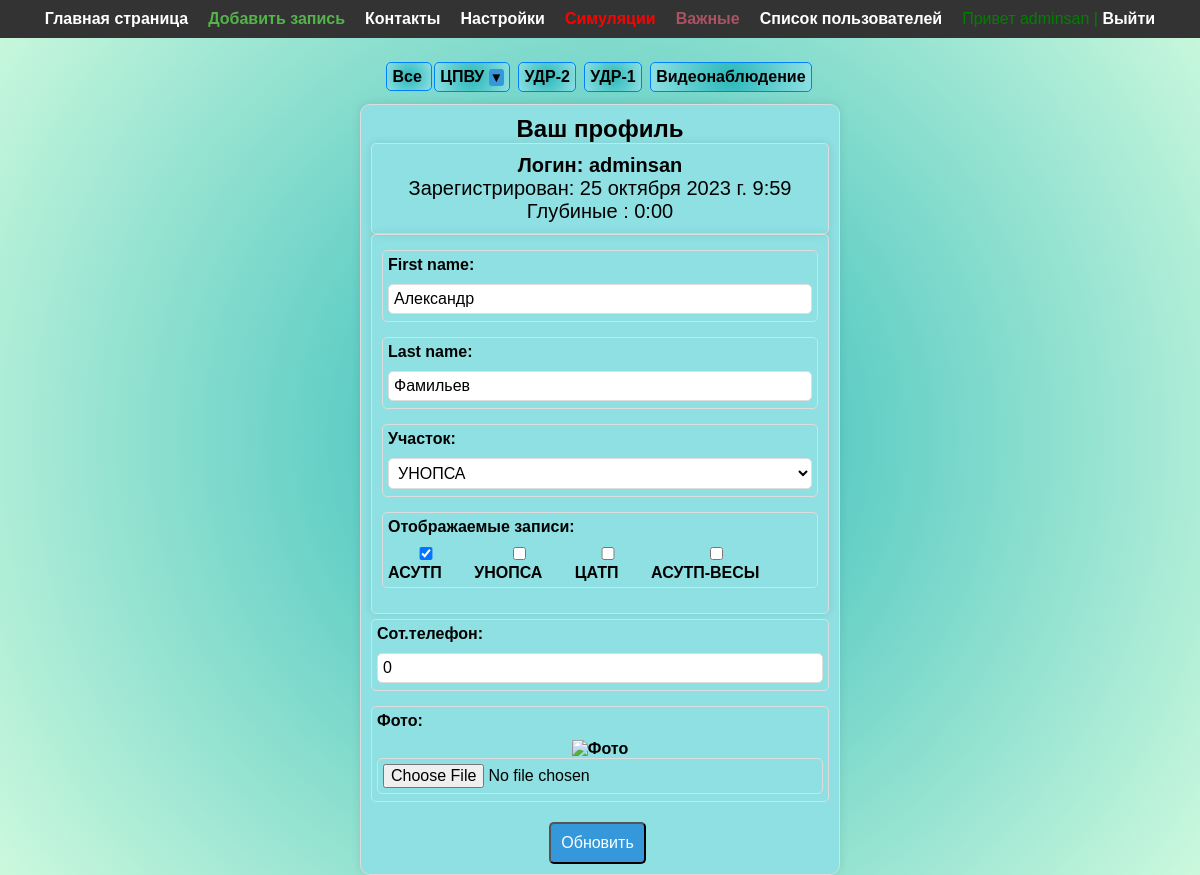
The page /profile/2 (signed in) on the database as committed earlier.
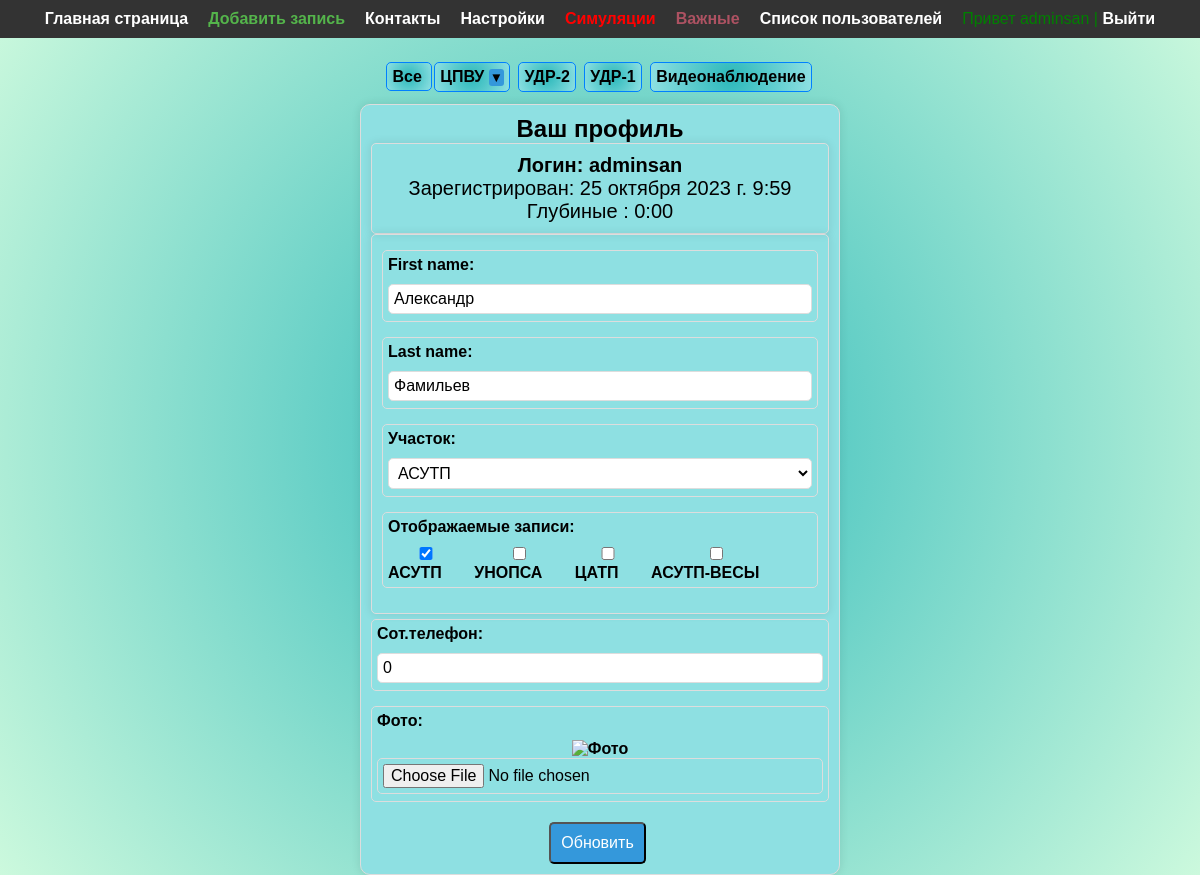
The same page on the database as committed later.
### users/models.py (models this page shows, shortened)
class Profile(models.Model):
    user = models.OneToOneField(User, on_delete=models.CASCADE)
    is_seller = models.BooleanField(default=False)
    rating = models.IntegerField(default=0)
    review = models.TextField(blank=True)
    image = models.ImageField(verbose_name='Аватарка', default='default.jpg', upload_to='profile_pics')
    city = models.CharField(verbose_name='Участок', max_length=3, choices=CITY_CHOICES, blank=True)
    phone = models.IntegerField(default=0, blank=True)
    notifications = models.TextField(blank=True, null=True)
    time_glybinie = models.TimeField(blank=True, null=True)
    city_filter = models.CharField(
        max_length=255,  # Укажите подходящую максимальную длину
        blank=True,
    )

### users/views.py (the view)
# urls.py: path('profile/<int:user_id>', user_views.profile, name='profile'),
def profile(request, user_id):
    user = get_object_or_404(User, id=user_id)
    prof = get_object_or_404(Profile, user=user)
    if request.method == 'POST':
        u_form = UserUpdateForm(request.POST, instance=request.user)
        p_form = ProfileUpdateForm(request.POST, request.FILES, instance=request.user.profile)
        if u_form.is_valid() and p_form.is_valid():
            if 'image' in request.FILES:
                prof.image = request.FILES['image']
            first_name = u_form.cleaned_data.get('first_name')
            last_name = u_form.cleaned_data.get('last_name')
            phone = p_form.cleaned_data.get('phone')
            prof.phone = phone
            selected_cities = p_form.cleaned_data.get('city_filter', [])
            city_filter_value = ",".join(selected_cities)
            prof.city_filter = city_filter_value
            city = request.POST.get('city', '')
            prof.city = city
            p_form.save()
            is_seller = request.POST.get('is_seller', False)
            prof.is_seller = bool(is_seller)
            user.first_name = first_name
            user.last_name = last_name
            user.save()
            prof.save()
            messages.success(request, f'Ваш профиль успешно обновлен.')
            return redirect(f'/profile/{user_id}')
    else:
        u_form = UserUpdateForm(instance=request.user)
        p_form = ProfileUpdateForm(instance=request.user.profile)
    context = {
        'u_form': u_form,
        'p_form': p_form,
        'menu': menu,
        'profile': prof
    }
    return render(request, 'users/profile.html', context)

### users/forms.py
class UserUpdateForm(forms.ModelForm):
    class Meta:
        model = User
        fields = ['first_name', 'last_name']

class ProfileUpdateForm(forms.ModelForm):
    city = forms.ChoiceField(choices=CITY_CHOICES, label='Участок')
    image = forms.ImageField(label='Фото', required=False, widget=ImagePreviewClearableFileInput(attrs={'accept': 'image/*'}))
    phone = forms.IntegerField(required=False, label="Сот.телефон")
    city_filter = forms.MultipleChoiceField(
        required=False,
        widget=forms.CheckboxSelectMultiple,  # Для отображения как чекбоксы
        choices=CITY_CHOICES,  # Ваш список городов
    )
    class Meta:
        model = Profile
        fields = ['city',  'phone', 'image', 'city_filter']

### Blog/context_processors.py (called while the page is built)
def unread_notifications(request):
    if request.user.is_authenticated:
        profile = Profile.objects.get(user=request.user)
        notifications = profile.notifications.split('\n') if profile.notifications else []
        has_unread_notifications = any("Пост" in notification for notification in notifications)
    else:
        has_unread_notifications = False
    return {'has_unread_notifications': has_unread_notifications}

### users/templates/users/profile.html (shortened to what this page needs)
{% extends "blog/base.html" %}
{% load custom_tags %}
{% block content %}
<div class="content-profile">
    <h2>Ваш профиль</h2>
    <div class="form-title">
        <div class="form-container">
            <div class="media-body">
                <h4 class="account-heading">Логин: {{ user.username }}</h4>
                <p class="text-secondary">Зарегистрирован: {{ user.date_joined }}</p>
                <p class="text-secondary">Глубиные : {{ profile.time_glybinie }}</p>
            </div>
        </div>
        <form method="POST" enctype="multipart/form-data">
            <div class="form-container">
                <div class="form-field">
                    <label class="form-label" for="{{ u_form.first_name.id_for_label }}">
                        {{ u_form.first_name.label}}:</label>
                    {{ u_form.first_name }}
                </div>
                <div class="form-field">
                    <label class="form-label" for="{{ u_form.last_name.id_for_label }}">
                        {{ u_form.last_name.label}}:</label>
                    {{ u_form.last_name }}
                </div>
                <div class="form-field">
                    <label class="form-label" for="{{ p_form.city.id_for_label }}">
                        {{ p_form.city.label}}:</label>
                    {{ p_form.city}}
                </div>
                <div class="form-field">
                    <label class="form-label" for="{{ p_form.city_filter_for_label }}">
                        Отображаемые записи:</label>
                    <div class="checkbox-row">
        {% for value, label in p_form.city_filter.field.choices %}
            <label>
                <input type="checkbox" name="{{ p_form.city_filter.name }}" value="{{ value }}"
                       {% if value in p_form.city_filter.value %} checked {% endif %}>
                {{ label }}
            </label>
        {% endfor %}
    </div>
                </div>
            </div>
            <div class="form-field">
                <label class="form-label" for="{{ p_form.phone_for_label }}">
                    {{ p_form.phone.label}}:</label>
                {{ p_form.phone}}
            </div>
            <div class="form-field">
                <label class="form-label" for="{{ p_form.image_for_label }}">
                    {{ p_form.image.label}}:</label>
                <div class="form-image"> {{ p_form.image}}</div>
            </div>
    </div>
    <div class="form-group">
        <button class="button" type="submit">Обновить</button>
    </div>
</div>
{% endblock content %}

Rows that differ between the two databases and show on the page:
changed Profile: city "УНОПСА" → "АСУТП"
